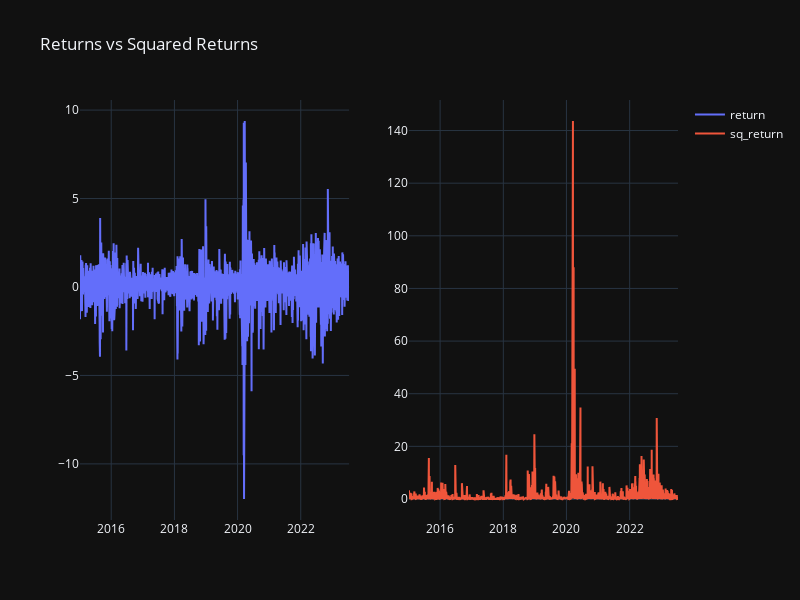

Here is the notebook cell this chart was saved with:
### Markdown cell above
## **5.4 Returns vs Squared Returns**

### Code cell
from plotly.subplots import make_subplots
import plotly.graph_objects as go

fig = make_subplots(rows=1, cols=2)

fig.add_trace(go.Scatter(x=df["ds"], y=df["return"],
                         mode='lines',
                         name='return'),
row=1, col=1
)


fig.add_trace(go.Scatter(x=df["ds"], y=df["sq_return"],
                         mode='lines',
                         name='sq_return'), 
    row=1, col=2
)

fig.update_layout(height=600, width=800, title_text="Returns vs Squared Returns", template = "plotly_dark")
fig.show()

### Figure 1 — Plotly figure (JSON) as saved in the notebook; plotly's stock layout.template omitted (floating-point values rounded to 4 significant figures; data arrays with more than 128 entries replaced by an {"elided": "..."} marker saying what was removed)
{"data": [{"mode": "lines", "name": "return", "type": "scatter", "x": {"elided": "2146 str values"}, "xaxis": "x", "y": {"elided": "2146 float values"}, "yaxis": "y"}, {"mode": "lines", "name": "sq_return", "type": "scatter", "x": {"elided": "2146 str values"}, "xaxis": "x2", "y": {"elided": "2146 float values"}, "yaxis": "y2"}], "layout": {"height": 600, "title": {"text": "Returns vs Squared Returns"}, "width": 800, "xaxis": {"anchor": "y", "domain": [0, 0.45]}, "xaxis2": {"anchor": "y2", "domain": [0.55, 1]}, "yaxis": {"anchor": "x", "domain": [0, 1]}, "yaxis2": {"anchor": "x2", "domain": [0, 1]}}}
